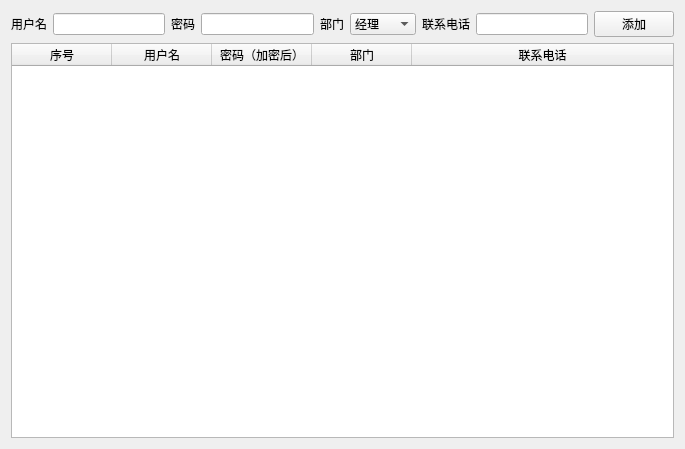
<?xml version="1.0" encoding="UTF-8"?>
<ui version="4.0">
 <class>add_user</class>
 <widget class="QWidget" name="add_user">
  <property name="geometry">
   <rect>
    <x>0</x>
    <y>0</y>
    <width>685</width>
    <height>449</height>
   </rect>
  </property>
  <property name="windowTitle">
   <string>Form</string>
  </property>
  <layout class="QVBoxLayout" name="verticalLayout">
   <item>
    <layout class="QHBoxLayout" name="horizontalLayout">
     <item>
      <widget class="QLabel" name="label">
       <property name="text">
        <string>用户名</string>
       </property>
      </widget>
     </item>
     <item>
      <widget class="QLineEdit" name="username_lineEdit"/>
     </item>
     <item>
      <widget class="QLabel" name="label_2">
       <property name="text">
        <string>密码</string>
       </property>
      </widget>
     </item>
     <item>
      <widget class="QLineEdit" name="password_lineEdit"/>
     </item>
     <item>
      <widget class="QLabel" name="label_3">
       <property name="text">
        <string>部门</string>
       </property>
      </widget>
     </item>
     <item>
      <widget class="QComboBox" name="comboBox">
       <item>
        <property name="text">
         <string>经理</string>
        </property>
       </item>
       <item>
        <property name="text">
         <string>采购部</string>
        </property>
       </item>
       <item>
        <property name="text">
         <string>仓储部</string>
        </property>
       </item>
      </widget>
     </item>
     <item>
      <widget class="QLabel" name="label_4">
       <property name="text">
        <string>联系电话</string>
       </property>
      </widget>
     </item>
     <item>
      <widget class="QLineEdit" name="contact_lineEdit"/>
     </item>
     <item>
      <widget class="QPushButton" name="add_button">
       <property name="text">
        <string>添加</string>
       </property>
      </widget>
     </item>
    </layout>
   </item>
   <item>
    <widget class="QTableWidget" name="tableWidget">
     <attribute name="horizontalHeaderStretchLastSection">
      <bool>true</bool>
     </attribute>
     <attribute name="verticalHeaderVisible">
      <bool>false</bool>
     </attribute>
     <column>
      <property name="text">
       <string>序号</string>
      </property>
     </column>
     <column>
      <property name="text">
       <string>用户名</string>
      </property>
     </column>
     <column>
      <property name="text">
       <string>密码（加密后）</string>
      </property>
     </column>
     <column>
      <property name="text">
       <string>部门</string>
      </property>
     </column>
     <column>
      <property name="text">
       <string>联系电话</string>
      </property>
     </column>
    </widget>
   </item>
  </layout>
 </widget>
 <resources/>
 <connections/>
</ui>
